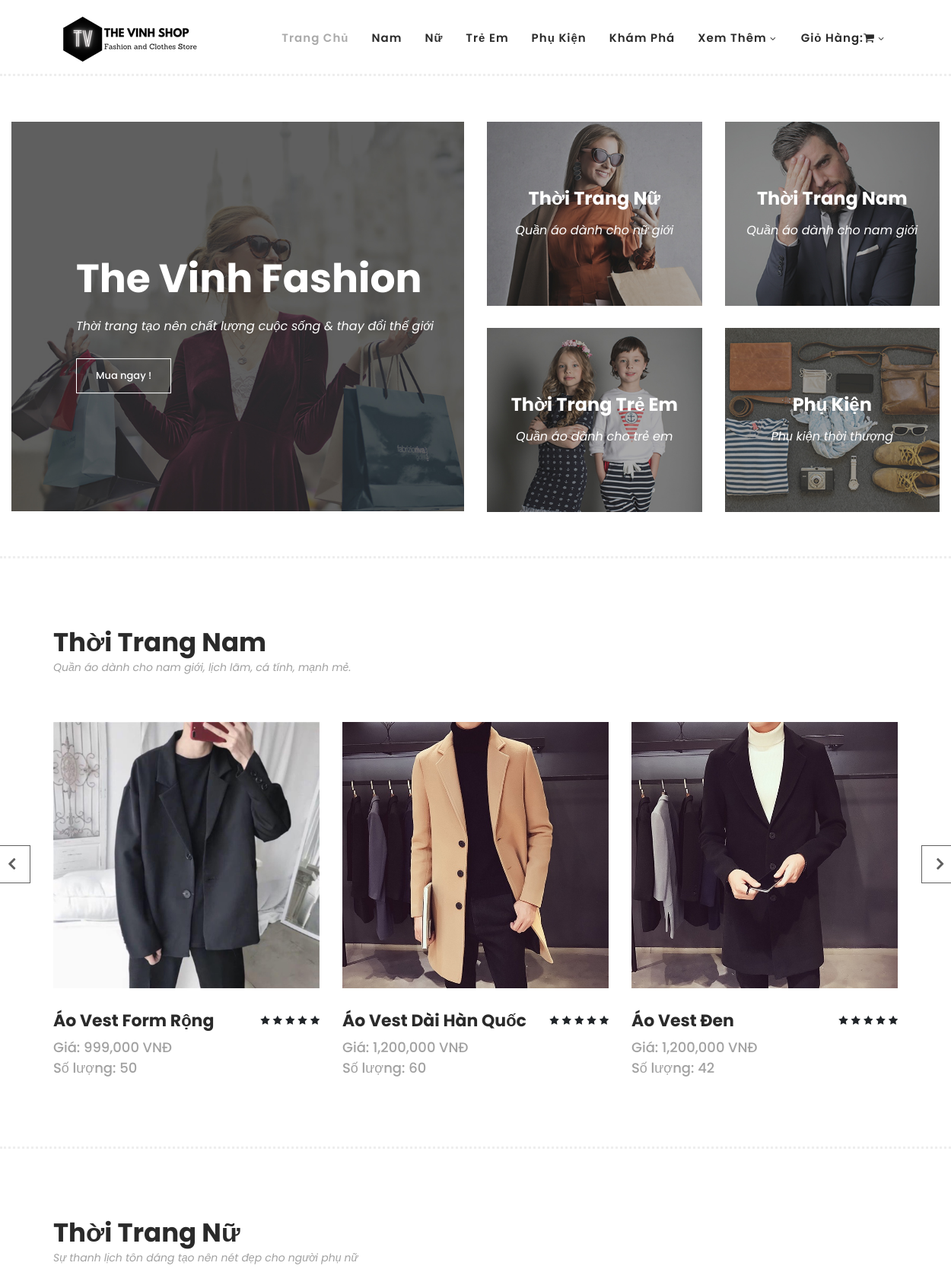
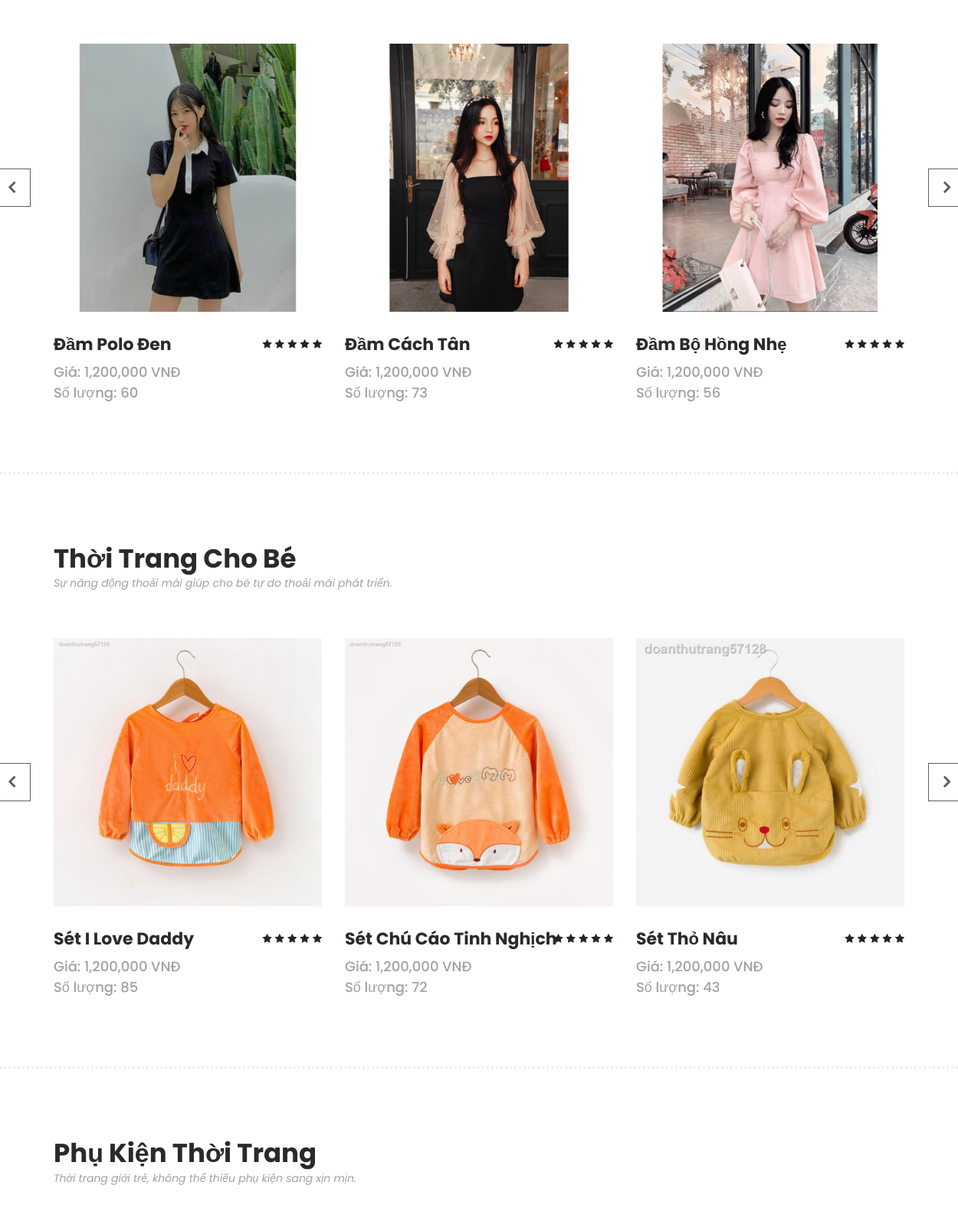
The page / (upper part) on the database its author committed (2 pictures, top to bottom).
### tables this page shows
CREATE TABLE `hinhhanghoa` (
  `MaHinh` int(11) NOT NULL,
  `TenHinh` varchar(255) DEFAULT NULL,
  `MSHH` varchar(10) DEFAULT NULL
);

CREATE TABLE `hanghoa` (
  `MSHH` varchar(10) NOT NULL,
  `TenHH` varchar(255) DEFAULT NULL,
  `QuyCach` longtext DEFAULT NULL,
  `Gia` float DEFAULT NULL,
  `SoLuongHang` int(11) DEFAULT NULL,
  `MaLoaiHang` varchar(10) DEFAULT NULL
);

### ConnectionDatabase/Connection.php (called while the page is built, shortened)
<?php
  function executeResutl($sql){
    $conn = new mysqli(HOST, USERNAME, PASSWORD, DATABASE);
    mysqli_set_charset($conn, 'utf8');
    $data = [];
    $result = mysqli_query($conn, $sql);
    if ($result) {
      while($row = mysqli_fetch_array($result)) {
        $data[] = $row;
      }
      } else {
     echo 'Lỗi Rồi Ông Nội Ơi, Kiểm Tra Lại Mấy Câu Query';
    }
    return $data;
  }
?>

### index.php (the view, shortened to what this page needs)
<?php
    include_once('./ConnectionDatabase/Connection.php');
?>
<!DOCTYPE html>
<html lang="en">
  <head>
    <link rel="stylesheet" type="text/css" href="assets/css/bootstrap.min.css">
    <link rel="stylesheet" type="text/css" href="assets/css/font-awesome.css">
    <link rel="stylesheet" href="assets/css/templatemo-hexashop.css">
    <link rel="stylesheet" href="assets/css/owl-carousel.css">
    <link rel="stylesheet" href="assets/css/lightbox.css">
    </head>
    <body>
    <?php include_once('./header.php')?>
    <div class="main-banner" id="top">
        <div class="container-fluid">
            <div class="row">
                <div class="col-lg-6">
                    <div class="left-content">
                        <div class="thumb">
                            <div class="inner-content">
                                <h4>The Vinh Fashion</h4>
                                <span>Thời trang tạo nên chất lượng cuộc sống &amp; thay đổi thế giới</span>
                                <div class="main-border-button">
                                    <a href="#">Mua ngay !</a>
                                </div>
                            </div>
                            <img src="assets/images/left-banner-image.jpg" alt="">
                        </div>
                    </div>
                </div>
                <div class="col-lg-6">
                    <div class="right-content">
                        <div class="row">
                            <div class="col-lg-6">
                                <div class="right-first-image">
                                    <div class="thumb">
                                        <div class="inner-content">
                                            <h4>Thời Trang Nữ</h4>
                                            <span>Quần áo dành cho nữ giới</span>
                                        </div>
                                        <img src="assets/images/baner-right-image-01.jpg">
                                    </div>
                                </div>
                            </div>
                            <div class="col-lg-6">
                                <div class="right-first-image">
                                    <div class="thumb">
                                        <div class="inner-content">
                                            <h4>Thời Trang Nam</h4>
                                            <span>Quần áo dành cho nam giới</span>
                                        </div>
                                        <img src="assets/images/baner-right-image-02.jpg">
                                    </div>
                                </div>
                            </div>
                            <div class="col-lg-6">
                                <div class="right-first-image">
                                    <div class="thumb">
                                        <div class="inner-content">
                                            <h4>Thời Trang Trẻ Em</h4>
                                            <span>Quần áo dành cho trẻ em</span>
                                        </div>
                                        <img src="assets/images/baner-right-image-03.jpg">
                                    </div>
                                </div>
                            </div>
                            <div class="col-lg-6">
                                <div class="right-first-image">
                                    <div class="thumb">
                                        <div class="inner-content">
                                            <h4>Phụ Kiện</h4>
                                            <span>Phụ kiện thời thượng</span>
                                        </div>
                                        <img src="assets/images/baner-right-image-04.jpg">
                                    </div>
                                </div>
                            </div>
                        </div>
                    </div>
                </div>
            </div>
        </div>
    </div>
    <section class="section" id="men">
        <div class="container">
            <div class="row">
                <div class="col-lg-6">
                    <div class="section-heading">
                        <h2>Thời Trang Nam</h2>
                        <span>Quần áo dành cho nam giới, lịch lãm, cá tính, mạnh mẻ.</span>
                    </div>
                </div>
            </div>
        </div>
        <div class="container">
            <div class="row">
                <div class="col-lg-12">
                    <div class="men-item-carousel">
                        <div class="owl-men-item owl-carousel">
                            <?php
                                $sql_men_product =
                                'SELECT hanghoa.MaLoaiHang ,hanghoa.MSHH, TenHH, Gia, SoLuongHang, TenHinh
                                FROM hanghoa, hinhhanghoa
                                WHERE hanghoa.MSHH = hinhhanghoa.MSHH
                                AND hanghoa.MaLoaiHang = "men";';
                                $sql_men_product_result = executeResutl($sql_men_product);
                                foreach ($sql_men_product_result as $men_product) {
                                    $string_temp_product_id = "'".$men_product['MSHH']."'";
                                    echo '
                                    <div class="item">
                                    <div class="thumb">
                                        <div class="hover-content">
                                            <ul>
                                                <li><a href="single-product.php?mshh='.$men_product['MaLoaiHang'].'&id_product='.$men_product['MSHH'].'"><i class="fa fa-eye "></i></a></li>
                                                <li><a href="single-product.php"><i class="fa fa-star"></i></a></li>
                                                <li><a onclick="addToCart('.$string_temp_product_id.')"><i class="fa fa-shopping-cart"></i></a></li>
                                            </ul>
                                        </div>
                                        <img src="assets/images/men/'.$men_product['TenHinh'].'.jpg" alt="">
                                    </div>
                                    <div class="down-content">
                                        <h4>'.$men_product['TenHH'].'</h4>
                                        <span class="price">Giá: '.$men_product['Gia'].' VNĐ</span>
                                        <span>Số lượng: '.$men_product['SoLuongHang'].'</span>
                                        <ul class="stars">
                                            <li><i class="fa fa-star"></i></li>
                                            <li><i class="fa fa-star"></i></li>
                                            <li><i class="fa fa-star"></i></li>
                                            <li><i class="fa fa-star"></i></li>
                                            <li><i class="fa fa-star"></i></li>
                                        </ul>
                                    </div>
                                </div>
                                    ';
                                }
                            ?>
                        </div>
                    </div>
                </div>
            </div>
        </div>
    </section>
    <section class="section" id="women">
        <div class="container">
            <div class="row">
                <div class="col-lg-6">
                    <div class="section-heading">
                        <h2>Thời Trang Nữ</h2>
                        <span>Sự thanh lịch tôn dáng tạo nên nét đẹp cho người phụ nữ</span>
                    </div>
                </div>
            </div>
        </div>
        <div class="container">
            <div class="row">
                <div class="col-lg-12">
                    <div class="women-item-carousel">
                        <div class="owl-women-item owl-carousel">
                            <?php
                                $sql_women_product =
                                'SELECT hanghoa.MaLoaiHang,hanghoa.MSHH, TenHH, Gia, SoLuongHang, TenHinh
                                FROM hanghoa, hinhhanghoa
                                WHERE hanghoa.MSHH = hinhhanghoa.MSHH
                                AND hanghoa.MaLoaiHang = "women";';
                                $sql_women_product_result = executeResutl($sql_women_product);
                                foreach ($sql_women_product_result as $women_product) {
                                    $string_temp_product_id = "'".$women_product['MSHH']."'";
                                    echo '
                                    <div class="item">
                                    <div class="thumb">
                                        <div class="hover-content">
                                            <ul>
                                                <li><a href="single-product.php?mshh='.$women_product['MaLoaiHang'].'&id_product='.$women_product['MSHH'].'"><i class="fa fa-eye"></i></a></li>
                                                <li><a href="single-product.php"><i class="fa fa-star"></i></a></li>
                                                <li><a onclick="addToCart('.$string_temp_product_id.')" ><i class="fa fa-shopping-cart"></i></a></li>
                                            </ul>
                                        </div>
                                        <img src="assets/images/women/'.$women_product['TenHinh'].'.jpg" alt="">
                                    </div>
                                    <div class="down-content">
                                        <h4>'.$women_product['TenHH'].'</h4>
                                        <span class="price">Giá: '.$women_product['Gia'].' VNĐ</span>
                                        <span>Số lượng: '.$women_product['SoLuongHang'].'</span>
                                        <ul class="stars">
                                            <li><i class="fa fa-star"></i></li>
                                            <li><i class="fa fa-star"></i></li>
                                            <li><i class="fa fa-star"></i></li>
                                            <li><i class="fa fa-star"></i></li>
                                            <li><i class="fa fa-star"></i></li>
                                        </ul>
                                    </div>
                                </div>
                                    ';
                                }
                            ?>
                        </div>
                    </div>
                </div>
            </div>
        </div>
    </section>
    <section class="section" id="kids">
        <div class="container">
            <div class="row">
                <div class="col-lg-6">
                    <div class="section-heading">
                        <h2>Thời Trang Cho Bé</h2>
                        <span>Sự năng động thoải mái giúp cho bé tự do thoải mái phát triển.</span>
                    </div>
                </div>
            </div>
        </div>
        <div class="container">
            <div class="row">
                <div class="col-lg-12">
                    <div class="kid-item-carousel">
                        <div class="owl-kid-item owl-carousel">
                        <?php
                                $sql_kids_product =
                                'SELECT hanghoa.MaLoaiHang ,hanghoa.MSHH, TenHH, Gia, SoLuongHang, TenHinh
                                FROM hanghoa, hinhhanghoa
                                WHERE hanghoa.MSHH = hinhhanghoa.MSHH
                                AND hanghoa.MaLoaiHang = "kids";';
                                $sql_kids_product_result = executeResutl($sql_kids_product);
                                foreach ($sql_kids_product_result as $kids_product) {
                                    $string_temp_product_id = "'".$kids_product['MSHH']."'";
                                    echo '
                                    <div class="item">
                                    <div class="thumb">
                                        <div class="hover-content">
                                            <ul>
                                                <li><a href="single-product.php?mshh='.$kids_product['MaLoaiHang'].'&id_product='.$kids_product['MSHH'].'"><i class="fa fa-eye"></i></a></li>
                                                <li><a href="single-product.php"><i class="fa fa-star"></i></a></li>
                                                <li><a onclick="addToCart('.$string_temp_product_id.')"><i class="fa fa-shopping-cart"></i></a></li>
                                            </ul>
                                        </div>
                                        <img src="assets/images/kids/'.$kids_product['TenHinh'].'.jpg" alt="">
                                    </div>
                                    <div class="down-content">
                                        <h4>'.$kids_product['TenHH'].'</h4>
                                        <span class="price">Giá: '.$kids_product['Gia'].' VNĐ</span>
                                        <span>Số lượng: '.$kids_product['SoLuongHang'].'</span>
                                        <ul class="stars">
                                            <li><i class="fa fa-star"></i></li>
                                            <li><i class="fa fa-star"></i></li>
                                            <li><i class="fa fa-star"></i></li>
                                            <li><i class="fa fa-star"></i></li>
                                            <li><i class="fa fa-star"></i></li>
                                        </ul>
                                    </div>
                                </div>
                                    ';
                                }
                            ?>
                        </div>
                    </div>
                </div>
            </div>
        </div>
    </section>
    <section class="section" id="phukien">
        <div class="container">
            <div class="row">
                <div class="col-lg-6">
                    <div class="section-heading">
                        <h2>Phụ Kiện Thời Trang</h2>
                        <span>Thời trang giới trẻ, không thể thiếu phụ kiện sang xịn mịn.</span>
                    </div>
                </div>
            </div>
        </div>
    </section>
  </body>
</html>

### rows shown on the page
hinhhanghoa: TenHinh (picture), MSHH.TenHH "Áo Vest Form Rộng", MSHH.SoLuongHang "50"
hinhhanghoa: TenHinh (picture), MSHH.TenHH "Áo Vest Dài Hàn Quốc", MSHH.SoLuongHang "60"
hinhhanghoa: TenHinh (picture), MSHH.TenHH "Áo Vest Đen", MSHH.SoLuongHang "42"
hinhhanghoa: TenHinh (picture), MSHH.TenHH "Đầm Polo Đen", MSHH.SoLuongHang "60"
hinhhanghoa: TenHinh (picture), MSHH.TenHH "Đầm Cách Tân", MSHH.SoLuongHang "73"
hinhhanghoa: TenHinh (picture), MSHH.TenHH "Đầm Bộ Hồng Nhẹ", MSHH.SoLuongHang "56"
hinhhanghoa: TenHinh (picture), MSHH.TenHH "Sét I Love Daddy", MSHH.SoLuongHang "85"
hinhhanghoa: TenHinh (picture), MSHH.TenHH "Sét Chú Cáo Tinh Nghịch", MSHH.SoLuongHang "72"
hinhhanghoa: TenHinh (picture), MSHH.TenHH "Sét Thỏ Nâu", MSHH.SoLuongHang "43"
